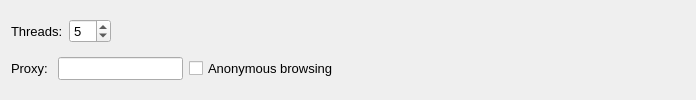
          <widget class="QWidget" name="tab_25">
           <attribute name="title">
            <string>Connection  options</string>
           </attribute>
           <layout class="QGridLayout" name="gridLayout_23">
            <item row="0" column="0">
             <widget class="QLabel" name="label_6">
              <property name="font">
               <font>
                <pointsize>10</pointsize>
                <weight>50</weight>
                <bold>false</bold>
               </font>
              </property>
              <property name="text">
               <string>Threads:</string>
              </property>
             </widget>
            </item>
            <item row="0" column="1">
             <widget class="QSpinBox" name="threadSpin">
              <property name="font">
               <font>
                <pointsize>10</pointsize>
                <weight>50</weight>
                <bold>false</bold>
               </font>
              </property>
              <property name="toolTip">
               <string>&lt;html&gt;&lt;head&gt;&lt;meta name=&quot;qrichtext&quot; content=&quot;1&quot; /&gt;&lt;style type=&quot;text/css&quot;&gt;
p, li { white-space: pre-wrap; }
&lt;/style&gt;&lt;/head&gt;&lt;body style=&quot; font-family:'Lucida Grande'; font-size:13pt; font-weight:400; font-style:normal;&quot;&gt;
&lt;p style=&quot; margin-top:0px; margin-bottom:0px; margin-left:0px; margin-right:0px; -qt-block-indent:0; text-indent:0px;&quot;&gt;&lt;span style=&quot; font-size:10pt;&quot;&gt;This will set how many threads the fuzzer will use in the attack. 15 is a good number , very fast, but 5 is safer.&lt;/span&gt;&lt;/p&gt;&lt;/body&gt;&lt;/html&gt;</string>
              </property>
              <property name="minimum">
               <number>1</number>
              </property>
              <property name="maximum">
               <number>50</number>
              </property>
              <property name="value">
               <number>5</number>
              </property>
             </widget>
            </item>
            <item row="0" column="2">
             <spacer name="horizontalSpacer">
              <property name="orientation">
               <enum>Qt::Horizontal</enum>
              </property>
              <property name="sizeHint" stdset="0">
               <size>
                <width>568</width>
                <height>22</height>
               </size>
              </property>
             </spacer>
            </item>
            <item row="1" column="0" colspan="3">
             <layout class="QHBoxLayout" name="_2">
              <item>
               <widget class="QLabel" name="label_58">
                <property name="font">
                 <font>
                  <pointsize>10</pointsize>
                  <weight>50</weight>
                  <bold>false</bold>
                 </font>
                </property>
                <property name="toolTip">
                 <string>&lt;!DOCTYPE HTML PUBLIC &quot;-//W3C//DTD HTML 4.0//EN&quot; &quot;http://www.w3.org/TR/REC-html40/strict.dtd&quot;&gt;
&lt;html&gt;&lt;head&gt;&lt;meta name=&quot;qrichtext&quot; content=&quot;1&quot; /&gt;&lt;style type=&quot;text/css&quot;&gt;
p, li { white-space: pre-wrap; }
&lt;/style&gt;&lt;/head&gt;&lt;body style=&quot; font-family:'Lucida Grande'; font-size:13pt; font-weight:400; font-style:normal;&quot;&gt;
&lt;p style=&quot; margin-top:0px; margin-bottom:0px; margin-left:0px; margin-right:0px; -qt-block-indent:0; text-indent:0px;&quot;&gt;&lt;span style=&quot; font-size:10pt;&quot;&gt;You can specify a proxy server:  username:password@proxyip:port&lt;/span&gt;&lt;/p&gt;&lt;/body&gt;&lt;/html&gt;</string>
                </property>
                <property name="text">
                 <string>Proxy: </string>
                </property>
               </widget>
              </item>
              <item>
               <widget class="QLineEdit" name="proxyEdit">
                <property name="sizePolicy">
                 <sizepolicy hsizetype="Minimum" vsizetype="Fixed">
                  <horstretch>0</horstretch>
                  <verstretch>0</verstretch>
                 </sizepolicy>
                </property>
                <property name="font">
                 <font>
                  <pointsize>10</pointsize>
                  <weight>50</weight>
                  <bold>false</bold>
                 </font>
                </property>
                <property name="toolTip">
                 <string>&lt;!DOCTYPE HTML PUBLIC &quot;-//W3C//DTD HTML 4.0//EN&quot; &quot;http://www.w3.org/TR/REC-html40/strict.dtd&quot;&gt;
&lt;html&gt;&lt;head&gt;&lt;meta name=&quot;qrichtext&quot; content=&quot;1&quot; /&gt;&lt;style type=&quot;text/css&quot;&gt;
p, li { white-space: pre-wrap; }
&lt;/style&gt;&lt;/head&gt;&lt;body style=&quot; font-family:'Lucida Grande'; font-size:13pt; font-weight:400; font-style:normal;&quot;&gt;
&lt;p style=&quot; margin-top:0px; margin-bottom:0px; margin-left:0px; margin-right:0px; -qt-block-indent:0; text-indent:0px;&quot;&gt;&lt;span style=&quot; font-size:10pt;&quot;&gt;You can specify a proxy server:  username:password@proxyip:port&lt;/span&gt;&lt;/p&gt;&lt;/body&gt;&lt;/html&gt;</string>
                </property>
               </widget>
              </item>
              <item>
               <widget class="QCheckBox" name="anonymousCheck">
                <property name="font">
                 <font>
                  <pointsize>10</pointsize>
                  <weight>50</weight>
                  <bold>false</bold>
                 </font>
                </property>
                <property name="toolTip">
                 <string>This option will prevent the Browser view, to load the request. This is useful when you are using a anonymous proxy like tor, and don't want to reveal your real IP.  All request made by the browser view don't use the proxy configuration.</string>
                </property>
                <property name="text">
                 <string>Anonymous browsing</string>
                </property>
               </widget>
              </item>
              <item>
               <spacer name="horizontalSpacer_2">
                <property name="orientation">
                 <enum>Qt::Horizontal</enum>
                </property>
                <property name="sizeHint" stdset="0">
                 <size>
                  <width>40</width>
                  <height>20</height>
                 </size>
                </property>
               </spacer>
              </item>
             </layout>
            </item>
           </layout>
          </widget>
